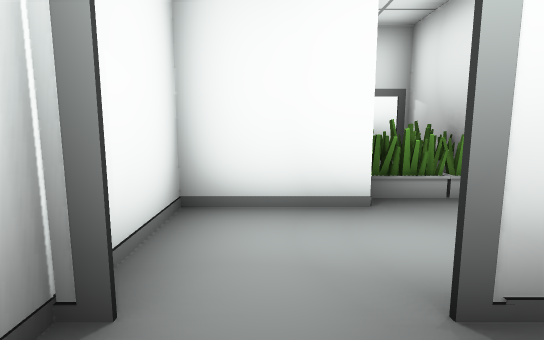
View 1 (above)

15 first-person views from a walk through a scene from a Unity 3-D project. The camera is 1.3 m above the floor, tilts 8° down and sees 80° across. The floor is counted in squares, 1.22 m on a side. Each view is taken from the middle of a square. On the plan, view 1 faces up. The plan holds only what a view shows up to about 13 squares ahead; the rest is blank. The player character is not drawn. Door leaves are left out, so doorways stand open. Some surface patterns are stand-ins.

View 2
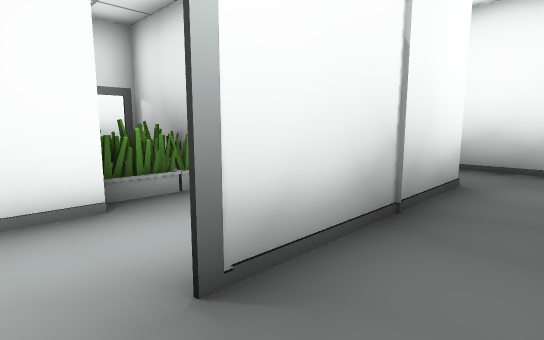

View 3
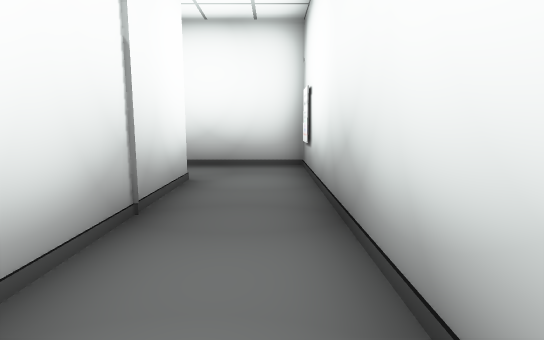

View 4
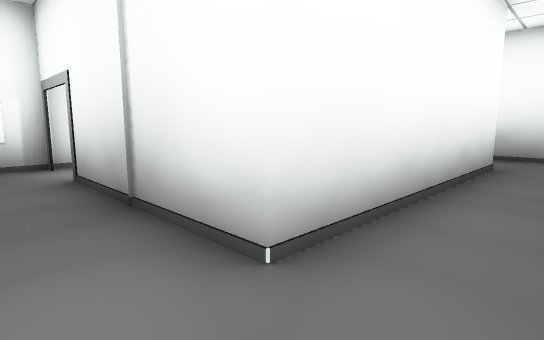

View 5
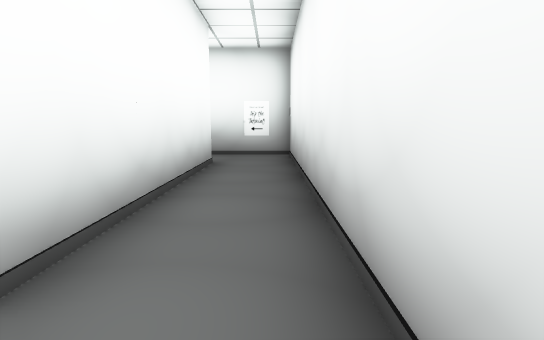

View 6
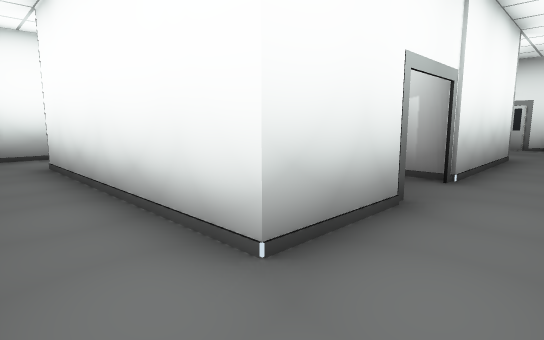

View 7
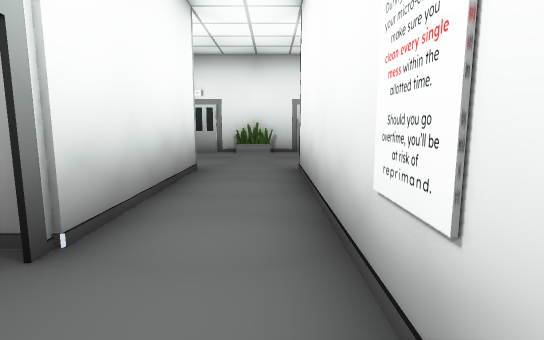

View 8
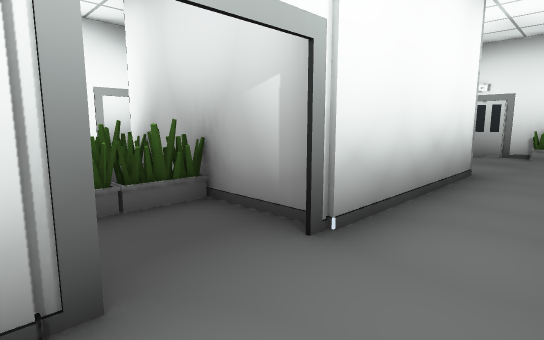

View 9
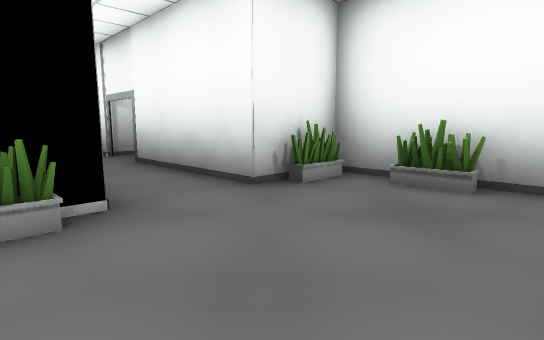

View 10
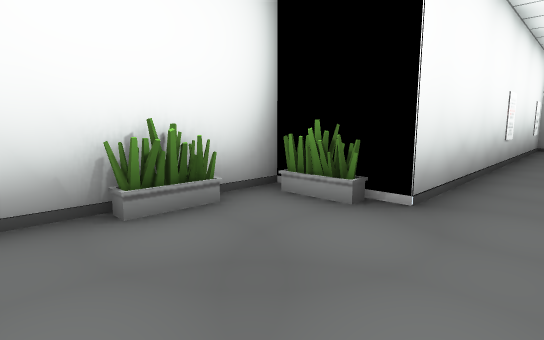

View 11
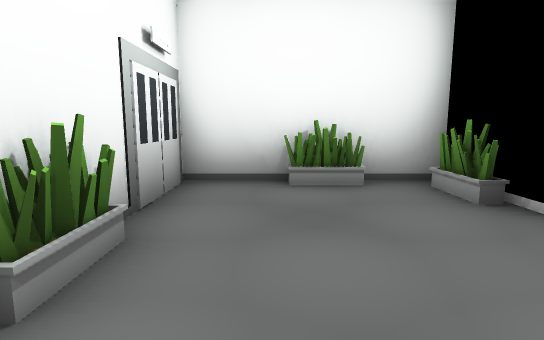

View 12
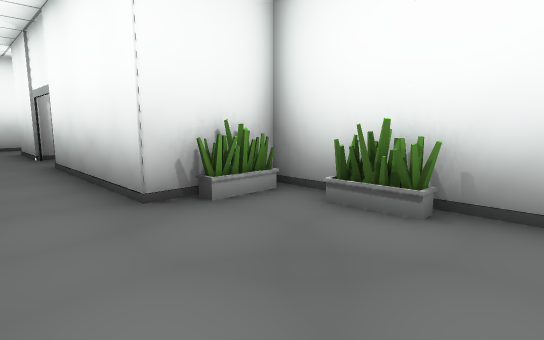

View 13
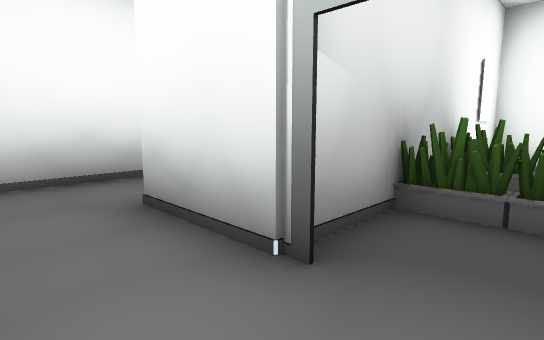

View 14
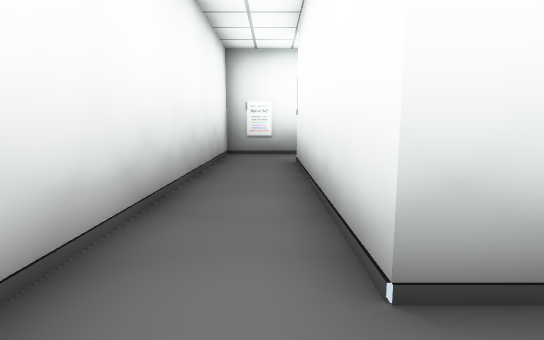

View 15
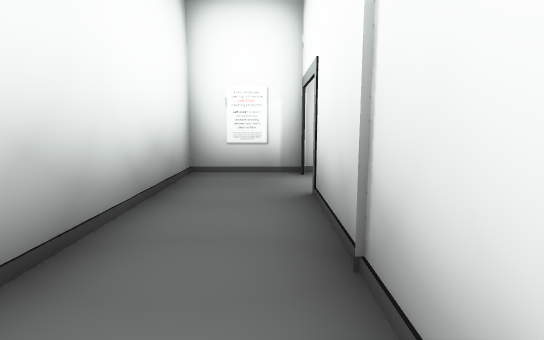

### Floor plan
Points are (right, up) in squares from view 1. A wall is a line through its corners. A room is listed if a view was taken in it or the views show most of it. See-through windows are left out.
Room 1 (views 1, 2, 3, 4, 5, 6, 7, 8, 9, 10, 11, 12, 13, 14, 15)
walls: (3.4, 9.2) (6.3, 9.2) (6.3, 1.7) (1, 1.7); (-1.2, 2) (-1.2, -0.8) (8.6, -0.8) (8.6, 11.7) (-3.7, 11.7) (-3.7, 14.2) (-8.7, 14.2) (-8.7, 8); (-7.7, 6.7) (-3.7, 6.7) (-3.7, 9.2) (1.6, 9.2)
ways out: open door at (0, 2) to room 2; open door at (2.5, 9) to room 2
objects: plant (-6, 7); plant (-4, 8); plant (-4, 13)
Room 2 (no view inside)
walls: (2.8, 1.7) (3.8, 1.7) (3.8, 9.1) (3.4, 9.1); (0.9, 1.7) (1.4, 1.7); (1.3, 9.2) (1.3, 4.2) (-1.2, 4.2) (-1.2, 2)
ways out: open door at (0, 2) to room 1; open door at (2.5, 9) to room 1
objects: plant (2, 5); plant (2, 7); plant (3, 5); plant (3, 7)

Where each view was taken, in squares from view 1:
view 1: 0 up, 0 right, facing up
view 2: 0 up, 0 right, facing up-right
view 3: 0 up, 0 right, facing right
view 4: 0 up, 8 right, facing up-left
view 5: 0 up, 8 right, facing up
view 6: 11 up, 8 right, facing down-left
view 7: 11 up, 4 right, facing left
view 8: 11 up, 4 right, facing down-left
view 9: 13 up, 8 left, facing down-right
view 10: 10 up, 8 left, facing up-right
view 11: 8 up, 7 left, facing up
view 12: 11 up, 8 left, facing down-right
view 13: 11 up, 2 right, facing down-right
view 14: 11 up, 7 right, facing down
view 15: 1 up, 6 right, facing left
